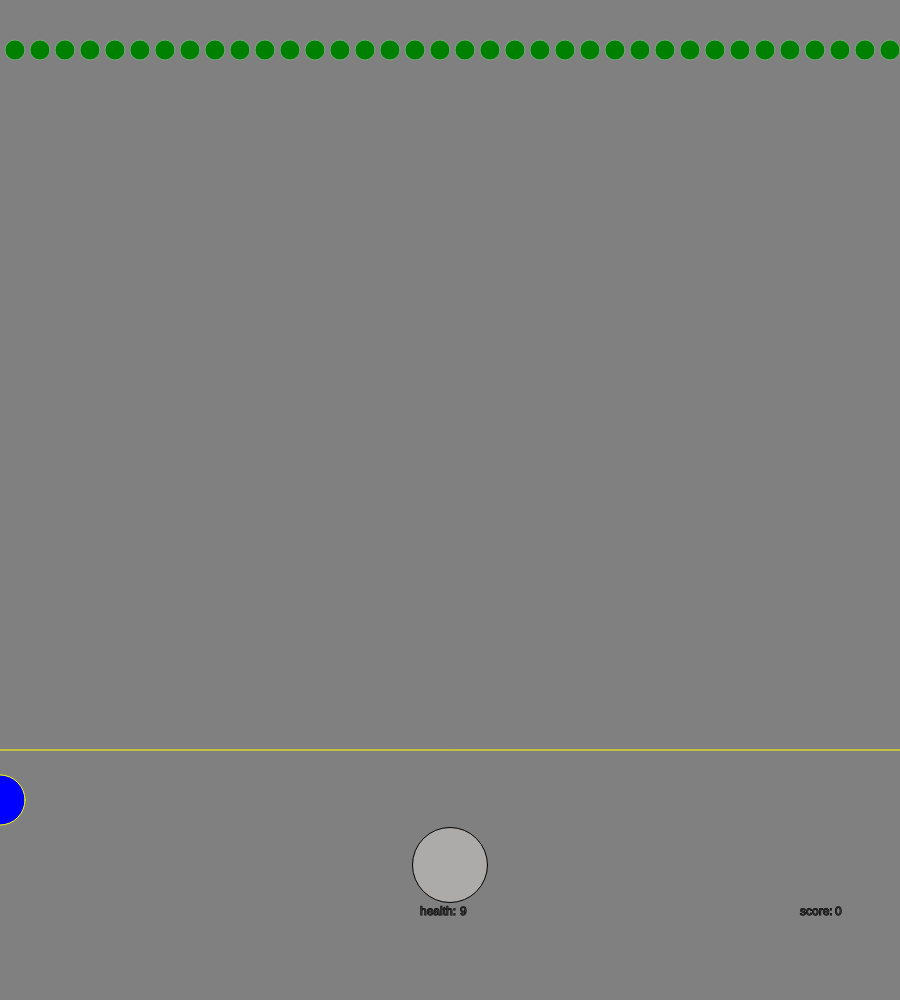
Frame 1 (no input)
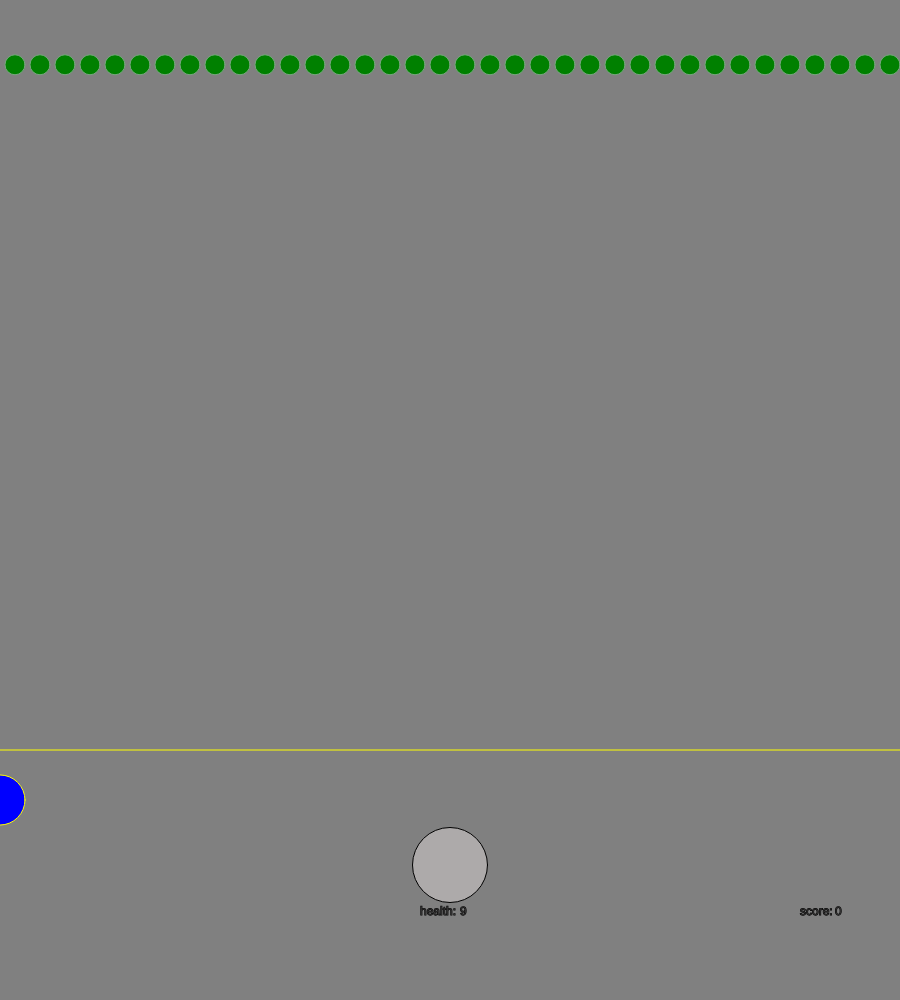
Frame 60 (no input)
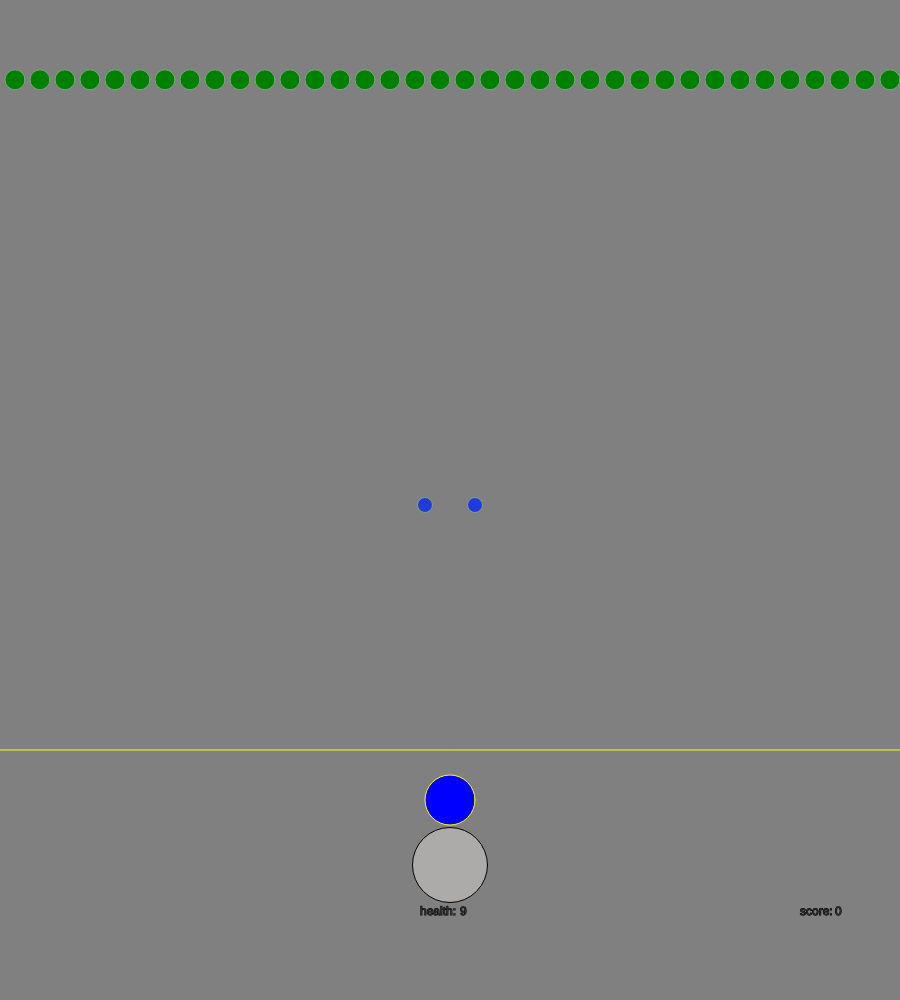
Frame 120 (the mouse pressed at the canvas centre since frame 60)

The p5.js sketch that drew these frames (run headless with seeded random() and noise() and a simulated clock; from frame 60 on, the mouse is pressed at the canvas centre):

// p5.js sketch
// ── sketch.js
var goblin = 50;
var goblin1 = 50;
var goblin2 = 50;
var goblin3 = 50;
var goblin4 = 50;
var goblin5 = 50;
var goblin6 = 50;
var goblin7 = 50;
var goblin8 = 50;
var goblin9 = 50;
var goblin10 = 50;
var goblin11 = 50;
var goblin12 = 50;
var goblin13 = 50;
var goblin14 = 50;
var goblin15 = 50;
var goblin16 = 50;
var goblin17 = 50;
var goblin18 = 50;
var goblin19 = 50;
var goblin20 = 50;
var goblin21 = 50;
var goblin22 = 50;
var goblin23 = 50;
var goblin24 = 50;
var goblin25 = 50;
var goblin26 = 50;
var goblin27 = 50;
var goblin28 = 50;
var goblin29 = 50;
var goblin30 = 50;
var goblin31 = 50;
var goblin32 = 50;
var goblin33 = 50;
var goblin34 = 50;
var goblin35 = 50;
var magicX = -1000;
var magicY = 450;
var magicXX=-1000
var magicYY=450
var wizard=800
var health=9
var score=0
var currency=0
function setup() {
  createCanvas(900, 1000);
  noCursor()
}
function draw() {
  background("grey");
  fill("blue");
  stroke("yellow");
  ellipse(mouseX, wizard, 50);
  line(0, 750, 900, 750);
  fill("green");
  stroke("rgb(119,167,126)");
  ellipse(15, goblin, 20);
  ellipse(40, goblin1, 20);
  ellipse(65, goblin2, 20);
  ellipse(90, goblin3, 20);
  ellipse(115, goblin4, 20);
  ellipse(140, goblin5, 20);
  ellipse(165, goblin6, 20);
  ellipse(190, goblin7, 20);
  ellipse(215, goblin8, 20);
  ellipse(240, goblin9, 20);
  ellipse(265, goblin10, 20);
  ellipse(290, goblin11, 20);
  ellipse(315, goblin12, 20);
  ellipse(340, goblin13, 20);
  ellipse(365, goblin14, 20);
  ellipse(390, goblin15, 20);
  ellipse(415, goblin16, 20);
  ellipse(440, goblin17, 20);
  ellipse(465, goblin18, 20);
  ellipse(490, goblin19, 20);
  ellipse(515, goblin20, 20);
  ellipse(540, goblin21, 20);
  ellipse(565, goblin22, 20);
  ellipse(590, goblin23, 20);
  ellipse(615, goblin24, 20);
  ellipse(640, goblin25, 20);
  ellipse(665, goblin26, 20);
  ellipse(690, goblin27, 20);
  ellipse(715, goblin28, 20);
  ellipse(740, goblin29, 20);
  ellipse(765, goblin30, 20);
  ellipse(790, goblin31, 20);
  ellipse(815, goblin32, 20);
  ellipse(840, goblin33, 20);
  ellipse(865, goblin34, 20);
  ellipse(890, goblin35, 20);
  goblin = goblin + 0.25;
  goblin1 = goblin1 + 0.25;
  goblin2 = goblin2 + 0.25;
  goblin3 = goblin3 + 0.25;
  goblin4 = goblin4 + 0.25;
  goblin5 = goblin5 + 0.25;
  goblin6 = goblin6 + 0.25;
  goblin7 = goblin7 + 0.25;
  goblin8 = goblin8 + 0.25;
  goblin9 = goblin9 + 0.25;
  goblin10 = goblin10 + 0.25;
  goblin11 = goblin11 + 0.25;
  goblin12 = goblin12 + 0.25;
  goblin13 = goblin13 + 0.25;
  goblin14 = goblin14 + 0.25;
  goblin15 = goblin15 + 0.25;
  goblin16 = goblin16 + 0.25;
  goblin17 = goblin17 + 0.25;
  goblin18 = goblin18 + 0.25;
  goblin19 = goblin19 + 0.25;
  goblin20 = goblin20 + 0.25;
  goblin21 = goblin21 + 0.25;
  goblin22 = goblin22 + 0.25;
  goblin23 = goblin23 + 0.25;
  goblin24 = goblin24 + 0.25;
  goblin25 = goblin25 + 0.25;
  goblin26 = goblin26 + 0.25;
  goblin27 = goblin27 + 0.25;
  goblin28 = goblin28 + 0.25;
  goblin29 = goblin29 + 0.25;
  goblin30 = goblin30 + 0.25;
  goblin31 = goblin31 + 0.25;
  goblin32 = goblin32 + 0.25;
  goblin33 = goblin33 + 0.25;
  goblin34 = goblin34 + 0.25;
  goblin35 = goblin35 + 0.25;
  fill(random(225), random(225), random(225));
  ellipse(magicX, magicY, 15);
  ellipse(magicXX, magicYY, 15);
  magicY=magicY-5
  magicYY=magicYY-5
   if(magicX>415 && magicX<415+100 && magicY<goblin16) {
  goblin16=50 
     score=score+100
     currency=currency+25
     magicX=-1000
     
}
   if(magicX>15 && magicX<15+100 && magicY<goblin) {
  goblin=50 
     score=score+100
     currency=currency+25 
     magicX=-1000 
    
}
   if(magicX>40 && magicX<40+100 && magicY<goblin1) {
  goblin1=50 
     score=score+100
     currency=currency+25 
     magicX=-1000 
     
}
   if(magicX>65 && magicX<65+100 && magicY<goblin2) {
  goblin2=50 
     score=score+100
     currency=currency+25 
     magicX=-1000 
     
}
   if(magicX>90 && magicX<90+100 && magicY<goblin3) {
  goblin3=50 
     score=score+100
     currency=currency+25 
     magicX=-1000 

}
   if(magicX>115 && magicX<115+100 && magicY<goblin4) {
  goblin4=50 
     score=score+100
     currency=currency+25 
     magicX=-1000 
     
}
   if(magicX>140 && magicX<140+100 && magicY<goblin5) {
  goblin5=50 
     score=score+100
     currency=currency+25 
     magicX=-1000 
     
}
   if(magicX>165 && magicX<165+100 && magicY<goblin6) {
  goblin6=50 
     score=score+100
     currency=currency+25 
     magicX=-1000 
     
}
   if(magicX>190 && magicX<190+100 && magicY<goblin7) {
  goblin7=50 
     score=score+100
     currency=currency+25 
     magicX=-1000 
     
}
   if(magicX>215 && magicX<215+100 && magicY<goblin8) {
  goblin8=50 
     score=score+100
     currency=currency+25 
     magicX=-1000 
    
}
   if(magicX>240 && magicX<240+100 && magicY<goblin9) {
  goblin9=50 
     score=score+100
     currency=currency+25 
     magicX=-1000 
    
}
   if(magicX>265 && magicX<265+100 && magicY<goblin10) {
  goblin10=50 
     score=score+100
     currency=currency+25 
     magicX=-1000 
    
}
   if(magicX>290 && magicX<290+100 && magicY<goblin11) {
  goblin11=50 
     score=score+100
     currency=currency+25 
     magicX=-1000 
     
}
   if(magicX>315 && magicX<315+100 && magicY<goblin12) {
  goblin12=50 
     score=score+100
     currency=currency+25 
     magicX=-1000 
     
}
   if(magicX>340 && magicX<340+100 && magicY<goblin13) {
  goblin13=50 
     score=score+100
     currency=currency+25 
     magicX=-1000 
     
}
   if(magicX>365 && magicX<365+100 && magicY<goblin14) {
  goblin14=50 
     score=score+100
     currency=currency+25 
     magicX=-1000
    
}
   if(magicX>390 && magicX<390+100 && magicY<goblin15) {
  goblin15=50 
     score=score+100
     currency=currency+25 
     magicX=-1000 
     
}
   if(magicX>440 && magicX<440+100 && magicY<goblin17) {
  goblin17=50 
     score=score+100
     currency=currency+25 
     magicX=-1000 
     
}
   if(magicX>465 && magicX<465+100 && magicY<goblin18) {
  goblin18=50 
     score=score+100
     currency=currency+25 
     magicX=-1000 
     
}
   if(magicX>490 && magicX<490+100 && magicY<goblin19) {
  goblin19=50 
     score=score+100
     currency=currency+25 
     magicX=-1000 
     
}
   if(magicX>515 && magicX<515+100 && magicY<goblin20) {
  goblin20=50 
     score=score+100
     currency=currency+25 
     magicX=-1000 
     
}
   if(magicX>540 && magicX<540+100 && magicY<goblin21) {
  goblin21=50 
     score=score+100
     currency=currency+25 
     magicX=-1000 
    
}
   if(magicX>565 && magicX<565+100 && magicY<goblin22) {
  goblin22=50 
     score=score+100
     currency=currency+25 
     magicX=-1000 
     
}
   if(magicX>590 && magicX<590+100 && magicY<goblin23) {
  goblin23=50 
     score=score+100
     currency=currency+25 
     magicX=-1000 
     
}
   if(magicX>615 && magicX<615+100 && magicY<goblin24) {
  goblin24=50 
     score=score+100
     currency=currency+25 
     magicX=-1000 
    
}
   if(magicX>640 && magicX<640+100 && magicY<goblin25) {
  goblin25=50 
     score=score+100
     currency=currency+25 
     magicX=-1000 
    
}
   if(magicX>665 && magicX<665+100 && magicY<goblin26) {
  goblin26=50 
     score=score+100
     currency=currency+25 
     magicX=-1000 
     
}
   if(magicX>690 && magicX<690+100 && magicY<goblin27) {
  goblin27=50 
     score=score+100
     currency=currency+25 
     magicX=-1000 
    
}
   if(magicX>715 && magicX<715+100 && magicY<goblin28) {
  goblin28=50 
     score=score+100
     currency=currency+25 
     magicX=-1000 
     
}
   if(magicX>740 && magicX<740+100 && magicY<goblin29) {
  goblin29=50 
     score=score+100
     currency=currency+25 
     magicX=-1000 
     
}
   if(magicX>765 && magicX<765+100 && magicY<goblin30) {
  goblin30=50 
     score=score+100
     currency=currency+25 
     magicX=-1000 
     
}
   if(magicX>790 && magicX<790+100 && magicY<goblin31) {
  goblin31=50 
     score=score+100
     currency=currency+25 
     magicX=-1000 
     
}
   if(magicX>815 && magicX<815+100 && magicY<goblin32) {
  goblin32=50 
     score=score+100
     currency=currency+25 
     magicX=-1000 
    
}
   if(magicX>840 && magicX<840+100 && magicY<goblin33) {
  goblin33=50 
     score=score+100
     currency=currency+25 
     magicX=-1000 
     
}
   if(magicX>865 && magicX<865+100 && magicY<goblin34) {
  goblin34=50 
     score=score+100
     currency=currency+25 
     magicX=-1000 
    
}
   if(magicX>890 && magicX<890+100 && magicY<goblin35) {
  goblin35=50 
     score=score+100
     currency=currency+25 
     magicX=-1000 
     

     
}if(magicXX>15 && magicXX<15+100 && magicYY<goblin) {
  goblin=50 
     score=score+100
     currency=currency+25 
     magicXX=-1000
    
}
  if(magicXX>40 && magicXX<40+100 && magicYY<goblin1) {
  goblin1=50 
     score=score+100
     currency=currency+25 
     magicXX=-1000
    
}
  if(magicXX>65 && magicXX<65+100 && magicYY<goblin2) {
  goblin2=50 
     score=score+100
     currency=currency+25 
     magicXX=-1000
    
}
  if(magicXX>90 && magicXX<90+100 && magicYY<goblin3) {
  goblin3=50 
     score=score+100
     currency=currency+25 
     magicXX=-1000
    
}
  if(magicXX>115 && magicXX<115+100 && magicYY<goblin4) {
  goblin4=50 
     score=score+100
     currency=currency+25 
     magicXX=-1000
    
}
  if(magicXX>140 && magicXX<140+100 && magicYY<goblin5) {
  goblin5=50 
     score=score+100
     currency=currency+25 
     magicXX=-1000
    
}
  if(magicXX>165 && magicXX<165+100 && magicYY<goblin6) {
  goblin6=50 
     score=score+100
     currency=currency+25 
     magicXX=-1000
    
}
  if(magicXX>190 && magicXX<190+100 && magicYY<goblin7) {
  goblin7=50 
     score=score+100
     currency=currency+25 
     magicXX=-1000
    
}
  if(magicXX>215 && magicXX<215+100 && magicYY<goblin8) {
  goblin8=50 
     score=score+100
     currency=currency+25 
     magicXX=-1000
    
}
  if(magicXX>240 && magicXX<240+100 && magicYY<goblin9) {
  goblin9=50 
     score=score+100
     currency=currency+25 
     magicXX=-1000
    
}
  if(magicXX>265 && magicXX<265+100 && magicYY<goblin10) {
  goblin10=50 
     score=score+100
     currency=currency+25 
     magicXX=-1000
    
}
  if(magicXX>290 && magicXX<290+100 && magicYY<goblin11) {
  goblin11=50 
     score=score+100
     currency=currency+25 
     magicXX=-1000
    
}
  if(magicXX>290 && magicXX<290+100 && magicYY<goblin12) {
  goblin12=50 
     score=score+100
     currency=currency+25 
     magicXX=-1000
    
}
  if(magicXX>315 && magicXX<315+100 && magicYY<goblin13) {
  goblin13=50 
     score=score+100
     currency=currency+25 
     magicXX=-1000
    
}
  if(magicXX>340 && magicXX<340+100 && magicYY<goblin14) {
  goblin14=50 
     score=score+100
     currency=currency+25 
     magicXX=-1000
    
}
  if(magicXX>365 && magicXX<365+100 && magicYY<goblin15) {
  goblin15=50 
     score=score+100
     currency=currency+25 
     magicXX=-1000
    
}
  if(magicXX>390 && magicXX<390+100 && magicYY<goblin16) {
  goblin16=50 
     score=score+100
     currency=currency+25 
     magicXX=-1000
    
}
  if(magicXX>415 && magicXX<415+100 && magicYY<goblin17) {
  goblin17=50 
     score=score+100
     currency=currency+25 
     magicXX=-1000
    
}
  if(magicXX>440 && magicXX<440+100 && magicYY<goblin18) {
  goblin18=50 
     score=score+100
     currency=currency+25 
     magicXX=-1000
    
}
  if(magicXX>465 && magicXX<465+100 && magicYY<goblin19) {
  goblin19=50 
     score=score+100
     currency=currency+25 
     magicXX=-1000
    
}
  if(magicXX>490 && magicXX<490+100 && magicYY<goblin20) {
  goblin20=50 
     score=score+100
     currency=currency+25 
     magicXX=-1000
    
}
  if(magicXX>515 && magicXX<515+100 && magicYY<goblin21) {
  goblin21=50 
     score=score+100
     currency=currency+25 
     magicXX=-1000
    
}
  if(magicXX>540 && magicXX<540+100 && magicYY<goblin22) {
  goblin22=50 
     score=score+100
     currency=currency+25 
     magicXX=-1000
    
}
  if(magicXX>565 && magicXX<565+100 && magicYY<goblin23) {
  goblin23=50 
     score=score+100
     currency=currency+25 
     magicXX=-1000
    
}
  if(magicXX>590 && magicXX<590+100 && magicYY<goblin24) {
  goblin24=50 
     score=score+100
     currency=currency+25 
     magicXX=-1000
    
}
  if(magicXX>615 && magicXX<615+100 && magicYY<goblin25) {
  goblin25=50 
     score=score+100
     currency=currency+25 
     magicXX=-1000
    
}
  if(magicXX>640 && magicXX<640+100 && magicYY<goblin26) {
  goblin26=50 
     score=score+100
     currency=currency+25 
     magicXX=-1000
    
}
  if(magicXX>665 && magicXX<665+100 && magicYY<goblin27) {
  goblin27=50 
     score=score+100
     currency=currency+25 
     magicXX=-1000
    
}
  if(magicXX>690 && magicXX<690+100 && magicYY<goblin28) {
  goblin28=50 
     score=score+100
     currency=currency+25 
     magicXX=-1000
    
}
  if(magicXX>715 && magicXX<715+100 && magicYY<goblin29) {
  goblin29=50 
     score=score+100
     currency=currency+25 
     magicXX=-1000
    
}
  if(magicXX>740 && magicXX<740+100 && magicYY<goblin30) {
  goblin30=50 
     score=score+100
     currency=currency+25 
     magicXX=-1000
    
}
  if(magicXX>765 && magicXX<765+100 && magicYY<goblin31) {
  goblin31=50 
     score=score+100
     currency=currency+25 
     magicXX=-1000
    
}
  if(magicXX>790 && magicXX<790+100 && magicYY<goblin32) {
  goblin32=50 
     score=score+100
     currency=currency+25 
     magicXX=-1000
    
}
  if(magicXX>815 && magicXX<815+100 && magicYY<goblin33) {
  goblin33=50 
     score=score+100
     currency=currency+25 
     magicXX=-1000
    
}
  if(magicXX>840 && magicXX<840+100 && magicYY<goblin34) {
  goblin34=50 
     score=score+100
     currency=currency+25 
     magicXX=-1000
    
}
  if(magicXX>865 && magicXX<865+100 && magicYY<goblin35) {
  goblin35=50 
     score=score+100
     currency=currency+25 
     magicXX=-1000
    
}
  
  
   
  fill('rgb(173,170,170)')
  stroke('black')
ellipse(450,865,75)
  fill('rgb(54,53,53)')
  textSize(12)
  text(health,460,915)
  text("health:",420,915)
  text("score:",800,915)
  text(score,835,915)
 // text("currency:",30,915)
  //text(currency,80,915)
  if(goblin==750)
    {health=health-2 
    goblin=50}
   if(goblin1==750)
    {health=health-2 
    goblin1=50}
   if(goblin2==750)
    {health=health-2 
    goblin2=50}
   if(goblin3==750)
    {health=health-2 
    goblin3=50}
   if(goblin4==750)
    {health=health-2 
    goblin4=50}
   if(goblin5==750)
    {health=health-2 
    goblin5=50}
   if(goblin6==750)
    {health=health-2 
    goblin6=50}
   if(goblin7==750)
    {health=health-2 
    goblin7=50}
   if(goblin8==750)
    {health=health-2 
    goblin8=50}
   if(goblin9==750)
    {health=health-2 
    goblin9=50}
   if(goblin10==750)
    {health=health-2 
    goblin10=50}
   if(goblin11==750)
    {health=health-2 
    goblin11=50}
   if(goblin12==750)
    {health=health-2 
    goblin12=50}
   if(goblin13==750)
    {health=health-2 
    goblin13=50}
   if(goblin14==750)
    {health=health-2 
    goblin14=50}
   if(goblin15==750)
    {health=health-2 
    goblin15=50}
   if(goblin16==750)
    {health=health-2 
    goblin16=50}
   if(goblin17==750)
    {health=health-2 
    goblin17=50}
   if(goblin18==750)
    {health=health-2 
    goblin18=50}
   if(goblin19==750)
    {health=health-2 
    goblin19=50}
   if(goblin20==750)
    {health=health-2 
    goblin20=50}
   if(goblin21==750)
    {health=health-2 
    goblin21=50}
   if(goblin22==750)
    {health=health-2 
    goblin22=50}
   if(goblin23==750)
    {health=health-2 
    goblin23=50}
   if(goblin24==750)
    {health=health-2 
    goblin24=50}
   if(goblin25==750)
    {health=health-2 
    goblin25=50}
   if(goblin26==750)
    {health=health-2 
    goblin26=50}
   if(goblin27==750)
    {health=health-2 
    goblin27=50}
   if(goblin28==750)
    {health=health-2 
    goblin28=50}
   if(goblin29==750)
    {health=health-2 
    goblin29=50}
   if(goblin30==750)
    {health=health-2 
    goblin30=50}
   if(goblin31==750)
    {health=health-2 
    goblin31=50}
   if(goblin32==750)
    {health=health-2 
    goblin32=50}
   if(goblin33==750)
    {health=health-2 
    goblin33=50}
   if(goblin34==750)
    {health=health-2 
    goblin34=50}
   if(goblin35==750)
    {health=health-2 
    goblin35=50}
  if(health<0){
    textSize(145)
    fill('red')
    text("GAME OVER",10,450)
    magicY=-1000
    magicYY=-1000
    magicX=-1000
    magicXX=-1000
    textSize(50)
    fill('black')
    stroke('white')
    text("score:",125,600)
    text(score,267,603)
  }
}

function mousePressed() {
  magicX=mouseX+25
  magicY=wizard
  magicXX=mouseX-25
  magicYY=wizard
 
  
  
}
